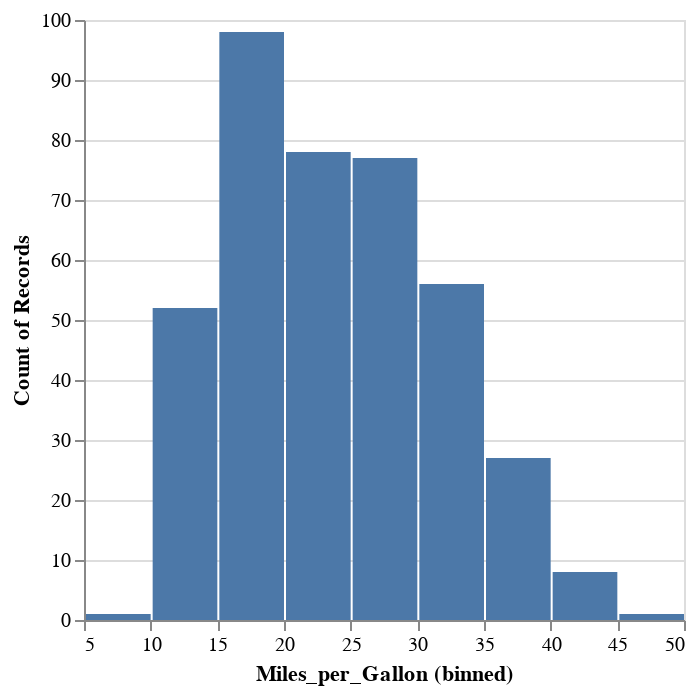

Write notebook code for a chart like this one.
### Markdown cell above
## Example 7: Unexpected behavior

### Code cell
# Let's say we remember the name of the function is alt.Bin, but forget how its arguments work

# In this case, we'll jsut try bin=alt.Bin(5), hoping to get 5 bins

chart = alt.Chart(source).mark_bar().encode(
    x=alt.X('Miles_per_Gallon:Q', bin=alt.Bin(5)),
    y='count()',
)

chart

# This does not give us an error, but does not give us the 5 bins we want

### Figure 1 — Vega-Lite specification as saved in the notebook (floating-point values rounded to 4 significant figures; data arrays with more than 128 entries replaced by an {"elided": "..."} marker saying what was removed)
{"config": {"view": {"continuousWidth": 300, "continuousHeight": 300}}, "data": {"name": "data-f02450ab61490a1363517a0190416235"}, "mark": {"type": "bar"}, "encoding": {"x": {"bin": {"anchor": 5}, "field": "Miles_per_Gallon", "type": "quantitative"}, "y": {"aggregate": "count", "type": "quantitative"}}, "$schema": "https://vega.github.io/schema/vega-lite/v5.8.0.json", "datasets": {"data-f02450ab61490a1363517a0190416235": {"elided": "406 records"}}}
